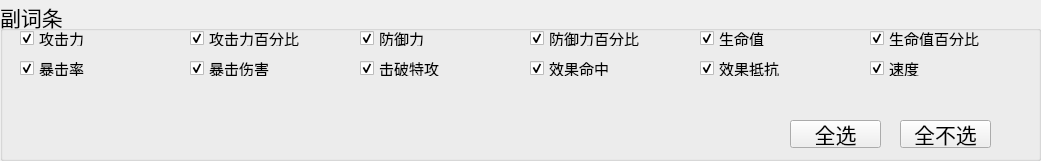
  <widget class="QGroupBox" name="groupBox_sub_entry">
   <property name="geometry">
    <rect>
     <x>10</x>
     <y>730</y>
     <width>1041</width>
     <height>161</height>
    </rect>
   </property>
   <property name="font">
    <font>
     <pointsize>16</pointsize>
    </font>
   </property>
   <property name="title">
    <string>副词条</string>
   </property>
   <widget class="QCheckBox" name="checkBox_sub_entry_02">
    <property name="geometry">
     <rect>
      <x>360</x>
      <y>30</y>
      <width>160</width>
      <height>16</height>
     </rect>
    </property>
    <property name="font">
     <font>
      <pointsize>11</pointsize>
     </font>
    </property>
    <property name="text">
     <string>防御力</string>
    </property>
    <property name="checked">
     <bool>true</bool>
    </property>
   </widget>
   <widget class="QCheckBox" name="checkBox_sub_entry_09">
    <property name="geometry">
     <rect>
      <x>530</x>
      <y>60</y>
      <width>160</width>
      <height>16</height>
     </rect>
    </property>
    <property name="font">
     <font>
      <pointsize>11</pointsize>
     </font>
    </property>
    <property name="text">
     <string>效果命中</string>
    </property>
    <property name="checked">
     <bool>true</bool>
    </property>
   </widget>
   <widget class="QCheckBox" name="checkBox_sub_entry_05">
    <property name="geometry">
     <rect>
      <x>870</x>
      <y>30</y>
      <width>160</width>
      <height>16</height>
     </rect>
    </property>
    <property name="font">
     <font>
      <pointsize>11</pointsize>
     </font>
    </property>
    <property name="text">
     <string>生命值百分比</string>
    </property>
    <property name="checked">
     <bool>true</bool>
    </property>
   </widget>
   <widget class="QCheckBox" name="checkBox_sub_entry_07">
    <property name="geometry">
     <rect>
      <x>190</x>
      <y>60</y>
      <width>160</width>
      <height>16</height>
     </rect>
    </property>
    <property name="font">
     <font>
      <pointsize>11</pointsize>
     </font>
    </property>
    <property name="text">
     <string>暴击伤害</string>
    </property>
    <property name="checked">
     <bool>true</bool>
    </property>
   </widget>
   <widget class="QCheckBox" name="checkBox_sub_entry_03">
    <property name="geometry">
     <rect>
      <x>530</x>
      <y>30</y>
      <width>160</width>
      <height>16</height>
     </rect>
    </property>
    <property name="font">
     <font>
      <pointsize>11</pointsize>
     </font>
    </property>
    <property name="text">
     <string>防御力百分比</string>
    </property>
    <property name="checked">
     <bool>true</bool>
    </property>
   </widget>
   <widget class="QCheckBox" name="checkBox_sub_entry_11">
    <property name="geometry">
     <rect>
      <x>870</x>
      <y>60</y>
      <width>160</width>
      <height>16</height>
     </rect>
    </property>
    <property name="font">
     <font>
      <pointsize>11</pointsize>
     </font>
    </property>
    <property name="text">
     <string>速度</string>
    </property>
    <property name="checked">
     <bool>true</bool>
    </property>
   </widget>
   <widget class="QCheckBox" name="checkBox_sub_entry_04">
    <property name="geometry">
     <rect>
      <x>700</x>
      <y>30</y>
      <width>160</width>
      <height>16</height>
     </rect>
    </property>
    <property name="font">
     <font>
      <pointsize>11</pointsize>
     </font>
    </property>
    <property name="text">
     <string>生命值</string>
    </property>
    <property name="checked">
     <bool>true</bool>
    </property>
   </widget>
   <widget class="QCheckBox" name="checkBox_sub_entry_00">
    <property name="geometry">
     <rect>
      <x>20</x>
      <y>30</y>
      <width>160</width>
      <height>16</height>
     </rect>
    </property>
    <property name="font">
     <font>
      <pointsize>11</pointsize>
     </font>
    </property>
    <property name="text">
     <string>攻击力</string>
    </property>
    <property name="checked">
     <bool>true</bool>
    </property>
   </widget>
   <widget class="QCheckBox" name="checkBox_sub_entry_01">
    <property name="geometry">
     <rect>
      <x>190</x>
      <y>30</y>
      <width>160</width>
      <height>16</height>
     </rect>
    </property>
    <property name="font">
     <font>
      <pointsize>11</pointsize>
     </font>
    </property>
    <property name="text">
     <string>攻击力百分比</string>
    </property>
    <property name="checked">
     <bool>true</bool>
    </property>
   </widget>
   <widget class="QCheckBox" name="checkBox_sub_entry_06">
    <property name="geometry">
     <rect>
      <x>20</x>
      <y>60</y>
      <width>160</width>
      <height>16</height>
     </rect>
    </property>
    <property name="font">
     <font>
      <pointsize>11</pointsize>
     </font>
    </property>
    <property name="text">
     <string>暴击率</string>
    </property>
    <property name="checked">
     <bool>true</bool>
    </property>
   </widget>
   <widget class="QCheckBox" name="checkBox_sub_entry_10">
    <property name="geometry">
     <rect>
      <x>700</x>
      <y>60</y>
      <width>160</width>
      <height>16</height>
     </rect>
    </property>
    <property name="font">
     <font>
      <pointsize>11</pointsize>
     </font>
    </property>
    <property name="text">
     <string>效果抵抗</string>
    </property>
    <property name="checked">
     <bool>true</bool>
    </property>
   </widget>
   <widget class="QCheckBox" name="checkBox_sub_entry_08">
    <property name="geometry">
     <rect>
      <x>360</x>
      <y>60</y>
      <width>160</width>
      <height>16</height>
     </rect>
    </property>
    <property name="font">
     <font>
      <pointsize>11</pointsize>
     </font>
    </property>
    <property name="text">
     <string>击破特攻</string>
    </property>
    <property name="checked">
     <bool>true</bool>
    </property>
   </widget>
   <widget class="QPushButton" name="pushButton_sub_entry_select_none">
    <property name="geometry">
     <rect>
      <x>900</x>
      <y>120</y>
      <width>91</width>
      <height>28</height>
     </rect>
    </property>
    <property name="text">
     <string>全不选</string>
    </property>
   </widget>
   <widget class="QPushButton" name="pushButton_sub_entry_select_all">
    <property name="geometry">
     <rect>
      <x>790</x>
      <y>120</y>
      <width>91</width>
      <height>28</height>
     </rect>
    </property>
    <property name="text">
     <string>全选</string>
    </property>
   </widget>
  </widget>
